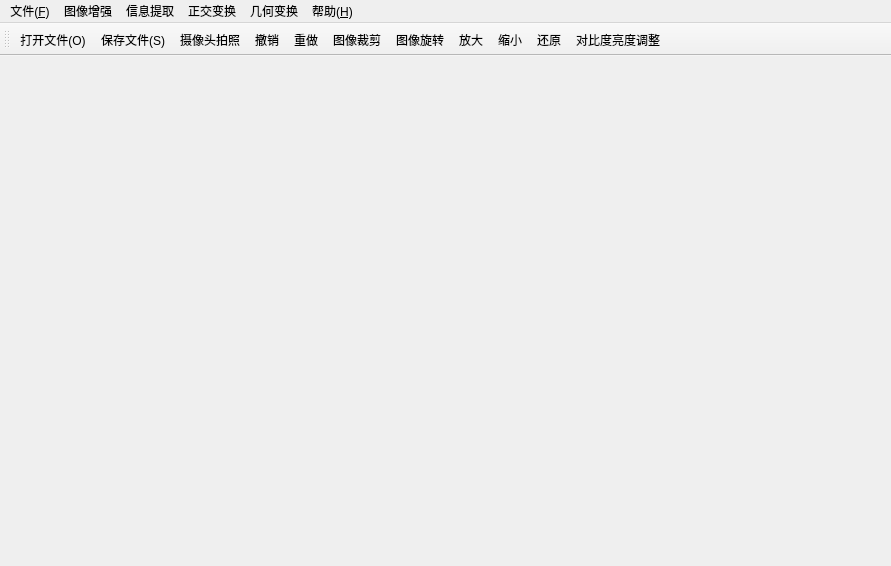
<?xml version="1.0" encoding="UTF-8"?>
<ui version="4.0">
 <class>PicDealMain</class>
 <widget class="QMainWindow" name="PicDealMain">
  <property name="windowModality">
   <enum>Qt::NonModal</enum>
  </property>
  <property name="geometry">
   <rect>
    <x>0</x>
    <y>0</y>
    <width>891</width>
    <height>566</height>
   </rect>
  </property>
  <property name="font">
   <font>
    <family>Microsoft YaHei UI</family>
   </font>
  </property>
  <property name="windowTitle">
   <string>PicDeal</string>
  </property>
  <property name="windowIcon">
   <iconset resource="picdealsrc.qrc">
    <normaloff>:/resources/PicDeal.ico</normaloff>:/resources/PicDeal.ico</iconset>
  </property>
  <widget class="QWidget" name="centralWidget">
   <widget class="QLabel" name="showpic">
    <property name="geometry">
     <rect>
      <x>-1</x>
      <y>-1</y>
      <width>891</width>
      <height>511</height>
     </rect>
    </property>
    <property name="text">
     <string/>
    </property>
   </widget>
  </widget>
  <widget class="QMenuBar" name="menuBar">
   <property name="geometry">
    <rect>
     <x>0</x>
     <y>0</y>
     <width>891</width>
     <height>23</height>
    </rect>
   </property>
   <widget class="QMenu" name="menu_F">
    <property name="title">
     <string>文件(&amp;F)</string>
    </property>
    <addaction name="IDM_OPEN"/>
    <addaction name="IDM_SAVE"/>
    <addaction name="IDM_CAMARE"/>
    <addaction name="IDM_RGB2GRAY"/>
    <addaction name="IDM_SHOWHIS"/>
    <addaction name="separator"/>
    <addaction name="IDM_EXIT"/>
   </widget>
   <widget class="QMenu" name="menu">
    <property name="title">
     <string>图像增强</string>
    </property>
    <addaction name="IDM_AVG"/>
    <addaction name="IDM_FILTER"/>
    <addaction name="IDM_PSECOL"/>
    <addaction name="IDM_LAPLACE"/>
    <addaction name="IDM_CONTRAST"/>
    <addaction name="IDM_HISTOGRAM"/>
   </widget>
   <widget class="QMenu" name="menu_2">
    <property name="title">
     <string>信息提取</string>
    </property>
    <addaction name="IDM_EDGEDET"/>
    <addaction name="IDM_FACE"/>
   </widget>
   <widget class="QMenu" name="menu_3">
    <property name="title">
     <string>正交变换</string>
    </property>
    <addaction name="IDM_FFT"/>
   </widget>
   <widget class="QMenu" name="menu_4">
    <property name="title">
     <string>几何变换</string>
    </property>
    <addaction name="IDM_SPIN"/>
    <addaction name="IDM_ZOOM"/>
    <addaction name="IDM_CUT"/>
   </widget>
   <widget class="QMenu" name="menu_H">
    <property name="title">
     <string>帮助(&amp;H)</string>
    </property>
    <addaction name="IDM_ABORT"/>
   </widget>
   <addaction name="menu_F"/>
   <addaction name="menu"/>
   <addaction name="menu_2"/>
   <addaction name="menu_3"/>
   <addaction name="menu_4"/>
   <addaction name="menu_H"/>
  </widget>
  <widget class="QToolBar" name="toolBar">
   <property name="windowTitle">
    <string>toolBar</string>
   </property>
   <property name="iconSize">
    <size>
     <width>24</width>
     <height>24</height>
    </size>
   </property>
   <attribute name="toolBarArea">
    <enum>TopToolBarArea</enum>
   </attribute>
   <attribute name="toolBarBreak">
    <bool>false</bool>
   </attribute>
   <addaction name="IDM_OPEN"/>
   <addaction name="IDM_SAVE"/>
   <addaction name="IDM_CAMARE"/>
   <addaction name="IDT_REVOKE"/>
   <addaction name="IDT_REDO"/>
   <addaction name="IDM_CUT"/>
   <addaction name="IDM_SPIN"/>
   <addaction name="IDT_ZOOM_IN"/>
   <addaction name="IDT_ZOOM_OUT"/>
   <addaction name="IDT_ZOOM_RE"/>
   <addaction name="IDM_CONTRAST"/>
  </widget>
  <action name="IDM_OPEN">
   <property name="icon">
    <iconset resource="picdealsrc.qrc">
     <normaloff>:/resources/openfile_24px.ico</normaloff>:/resources/openfile_24px.ico</iconset>
   </property>
   <property name="text">
    <string>打开文件(&amp;O)</string>
   </property>
   <property name="statusTip">
    <string>打开一张图片</string>
   </property>
   <property name="shortcut">
    <string>Ctrl+O</string>
   </property>
  </action>
  <action name="IDM_SAVE">
   <property name="icon">
    <iconset resource="picdealsrc.qrc">
     <normaloff>:/resources/Savefile_24px.ico</normaloff>:/resources/Savefile_24px.ico</iconset>
   </property>
   <property name="text">
    <string>保存文件(&amp;S)</string>
   </property>
   <property name="statusTip">
    <string>保存当前图片</string>
   </property>
   <property name="shortcut">
    <string>Ctrl+S</string>
   </property>
  </action>
  <action name="IDM_RGB2GRAY">
   <property name="text">
    <string>彩色图像转为灰度图像</string>
   </property>
  </action>
  <action name="IDM_SHOWHIS">
   <property name="text">
    <string>灰度直方图</string>
   </property>
  </action>
  <action name="IDM_EXIT">
   <property name="text">
    <string>退出(&amp;E)</string>
   </property>
   <property name="shortcut">
    <string>Ctrl+E</string>
   </property>
  </action>
  <action name="IDM_AVG">
   <property name="text">
    <string>均值滤波</string>
   </property>
  </action>
  <action name="IDM_FILTER">
   <property name="text">
    <string>中值滤波</string>
   </property>
  </action>
  <action name="IDM_PSECOL">
   <property name="text">
    <string>假彩色变换</string>
   </property>
  </action>
  <action name="IDM_LAPLACE">
   <property name="text">
    <string>拉普拉斯锐化</string>
   </property>
  </action>
  <action name="IDM_EDGEDET">
   <property name="text">
    <string>Canny边缘检测</string>
   </property>
  </action>
  <action name="IDM_FFT">
   <property name="text">
    <string>傅里叶变换</string>
   </property>
  </action>
  <action name="IDM_SPIN">
   <property name="icon">
    <iconset resource="picdealsrc.qrc">
     <normaloff>:/resources/rotate_256px.ico</normaloff>:/resources/rotate_256px.ico</iconset>
   </property>
   <property name="text">
    <string>图像旋转</string>
   </property>
  </action>
  <action name="IDM_ZOOM">
   <property name="icon">
    <iconset resource="picdealsrc.qrc">
     <normaloff>:/resources/zoom_24px.ico</normaloff>:/resources/zoom_24px.ico</iconset>
   </property>
   <property name="text">
    <string>图像缩放</string>
   </property>
  </action>
  <action name="IDM_CUT">
   <property name="icon">
    <iconset resource="picdealsrc.qrc">
     <normaloff>:/resources/editcut_24px.ico</normaloff>:/resources/editcut_24px.ico</iconset>
   </property>
   <property name="text">
    <string>图像裁剪</string>
   </property>
  </action>
  <action name="IDM_CONTRAST">
   <property name="icon">
    <iconset resource="picdealsrc.qrc">
     <normaloff>:/resources/contrast_24px.ico</normaloff>:/resources/contrast_24px.ico</iconset>
   </property>
   <property name="text">
    <string>对比度亮度调整</string>
   </property>
  </action>
  <action name="IDM_HISTOGRAM">
   <property name="text">
    <string>直方图均衡化</string>
   </property>
  </action>
  <action name="IDM_ABORT">
   <property name="text">
    <string>关于(&amp;A)</string>
   </property>
   <property name="shortcut">
    <string>Ctrl+A</string>
   </property>
  </action>
  <action name="IDT_REVOKE">
   <property name="icon">
    <iconset resource="picdealsrc.qrc">
     <normaloff>:/resources/revoke_24px.ico</normaloff>:/resources/revoke_24px.ico</iconset>
   </property>
   <property name="text">
    <string>撤销</string>
   </property>
   <property name="shortcut">
    <string>Ctrl+R</string>
   </property>
  </action>
  <action name="IDT_REDO">
   <property name="icon">
    <iconset resource="picdealsrc.qrc">
     <normaloff>:/resources/redo_24px.ico</normaloff>:/resources/redo_24px.ico</iconset>
   </property>
   <property name="text">
    <string>重做</string>
   </property>
   <property name="shortcut">
    <string>Ctrl+D</string>
   </property>
  </action>
  <action name="IDM_CAMARE">
   <property name="icon">
    <iconset resource="picdealsrc.qrc">
     <normaloff>:/resources/Camera_24px.ico</normaloff>:/resources/Camera_24px.ico</iconset>
   </property>
   <property name="text">
    <string>摄像头拍照</string>
   </property>
  </action>
  <action name="IDM_FACE">
   <property name="icon">
    <iconset resource="picdealsrc.qrc">
     <normaloff>:/resources/face_scan_24px.ico</normaloff>:/resources/face_scan_24px.ico</iconset>
   </property>
   <property name="text">
    <string>人脸识别</string>
   </property>
  </action>
  <action name="IDT_ZOOM_IN">
   <property name="icon">
    <iconset resource="picdealsrc.qrc">
     <normaloff>:/resources/Zoomin_24px.ico</normaloff>:/resources/Zoomin_24px.ico</iconset>
   </property>
   <property name="text">
    <string>放大</string>
   </property>
   <property name="toolTip">
    <string>放大</string>
   </property>
  </action>
  <action name="IDT_ZOOM_OUT">
   <property name="icon">
    <iconset resource="picdealsrc.qrc">
     <normaloff>:/resources/Zoomout_24px.ico</normaloff>:/resources/Zoomout_24px.ico</iconset>
   </property>
   <property name="text">
    <string>缩小</string>
   </property>
  </action>
  <action name="IDT_ZOOM_RE">
   <property name="icon">
    <iconset resource="picdealsrc.qrc">
     <normaloff>:/resources/Zoomre_24px.ico</normaloff>:/resources/Zoomre_24px.ico</iconset>
   </property>
   <property name="text">
    <string>还原</string>
   </property>
  </action>
 </widget>
 <layoutdefault spacing="6" margin="11"/>
 <resources>
  <include location="picdealsrc.qrc"/>
 </resources>
 <connections/>
</ui>
